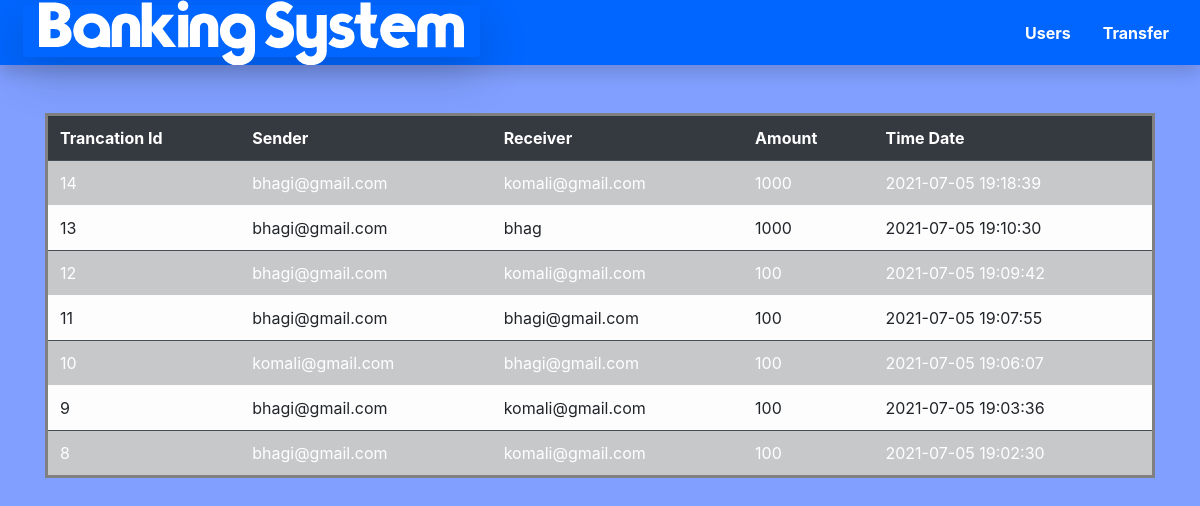
The page /history.php on the database its author committed.
### tables this page shows
CREATE TABLE `transaction` (
  `sno` int(3) NOT NULL,
  `sender` text NOT NULL,
  `receiver` text NOT NULL,
  `amount` int(8) NOT NULL,
  `datetime` datetime NOT NULL DEFAULT current_timestamp()
);

### history.php (the view, shortened to what this page needs)
<html>
<head>
  <link rel="stylesheet" href="https://maxcdn.bootstrapcdn.com/bootstrap/4.5.2/css/bootstrap.min.css">
  <link rel="stylesheet" type="text/css" href="css_b.css">
</head>
<body style="background: #809fff;">
    <div class="container-fluid d-flex flex-wrap justify-content-center shadow" style="width:100%; background: #0066ff;">
            <div class="mr-auto mt-auto ml-2"><a href="index.php" class="shadow-lg p-3 bg-body rounded"><img src="logo.png"/></a></div>
            <div class="d-flex  justify-content-center">
                <a id="users" class="align-content-center m-auto p-3" href="users.php">Users</a>
                <a id="transfer" class="align-content-center m-auto p-3" href="transfer.php">Transfer</a>
            </div>
        </div>
        <div class="container mt-5">
            <table class="table" style="border-style: solid;">
                <tr class="thead-dark">
                <th>Trancation Id</th>
                <th>Sender</th>
                <th>Receiver</th>
                <th>Amount</th>
                <th>Time Date</th>
                </tr>
                <?php
                    require_once "config.php";
                    $sql = "select * from transaction order by datetime desc";
                    $res  = mysqli_query($link, $sql);
                    $i=0;
                    while($row = mysqli_fetch_assoc($res))
                    {
                        if($i%2==0)
                        {
                            echo "<tr class='table-dark'>";
                        }
                        else
                        {
                            echo "<tr class='table-light'>";
                        }
                        echo "
                        <td>{$row['sno']}</td>
                        <td>{$row['sender']}</td>
                        <td>{$row['receiver']}</td>
                        <td>{$row['amount']}</td>
                        <td>{$row['datetime']}</td>
                        </tr>";
                        $i+=1;
                    }
                ?>
            </table>
        </div>
</body>
</html>

### css_b.css (style rules this page uses)
a,#users,#transfer,#history { text-decoration: none; font-size: medium; font-weight: bold; border: none; color: white; transition: background 0.25s; }

### rows shown on the page
transaction: sno "14", sender "bhagi@gmail.com", receiver "komali@gmail.com", amount "1000", datetime "2021-07-05 19:18:39"
transaction: sno "13", sender "bhagi@gmail.com", receiver "bhag", amount "1000", datetime "2021-07-05 19:10:30"
transaction: sno "12", sender "bhagi@gmail.com", receiver "komali@gmail.com", amount "100", datetime "2021-07-05 19:09:42"
transaction: sno "11", sender "bhagi@gmail.com", receiver "bhagi@gmail.com", amount "100", datetime "2021-07-05 19:07:55"
transaction: sno "10", sender "komali@gmail.com", receiver "bhagi@gmail.com", amount "100", datetime "2021-07-05 19:06:07"
transaction: sno "9", sender "bhagi@gmail.com", receiver "komali@gmail.com", amount "100", datetime "2021-07-05 19:03:36"
transaction: sno "8", sender "bhagi@gmail.com", receiver "komali@gmail.com", amount "100", datetime "2021-07-05 19:02:30"
